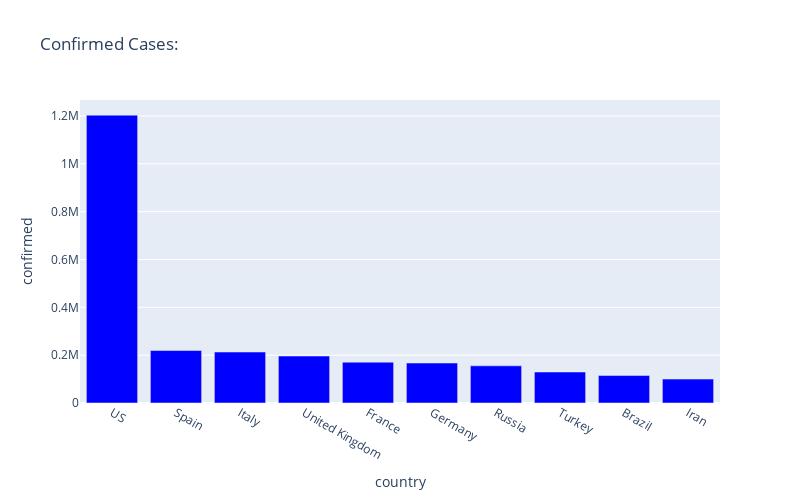

Source (notebook cell):
### Code cell
display(HTML("<div style = 'background-color: black; padding: 30px '>" +
             "<span style='color: #fff; font-size:20px;'>Top 10 most affected countries:</span>" +
             "</div>")
       )
px.bar(
    sorted_country.head(10),
    x = "country",
    y = "confirmed",
    title= "Confirmed Cases:", # the axis names
    color_discrete_sequence=["blue"], 
    height=500,
    width=800
)

### Figure 1 — Plotly figure (JSON) as saved in the notebook; plotly's stock layout.template omitted (floating-point values rounded to 4 significant figures)
{"data": [{"alignmentgroup": "True", "hovertemplate": "country=%{x}<br>confirmed=%{y}<extra></extra>", "legendgroup": "", "marker": {"color": "blue"}, "name": "", "offsetgroup": "", "orientation": "v", "showlegend": false, "textposition": "auto", "type": "bar", "x": ["US", "Spain", "Italy", "United Kingdom", "France", "Germany", "Russia", "Turkey", "Brazil", "Iran"], "xaxis": "x", "y": [1203502, 219329, 213013, 196239, 170687, 167007, 155370, 129491, 114715, 99970], "yaxis": "y"}], "layout": {"barmode": "relative", "height": 500, "legend": {"tracegroupgap": 0}, "title": {"text": "Confirmed Cases:"}, "width": 800, "xaxis": {"anchor": "y", "domain": [0, 1], "title": {"text": "country"}}, "yaxis": {"anchor": "x", "domain": [0, 1], "title": {"text": "confirmed"}}}}
